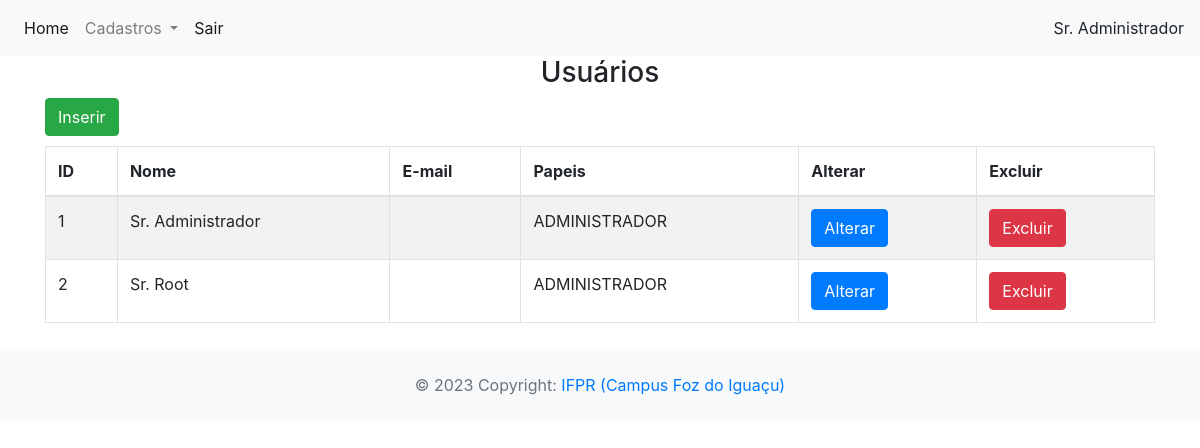
Screenshot of /crud_connectxpert/app/controller/UsuarioController.php?action=list (signed in) with the database file from the repository.
### tables this page shows
CREATE TABLE `usuario` (
  `id_usuario` int(11) NOT NULL,
  `nome_usuario` varchar(70) NOT NULL,
  `login` varchar(15) NOT NULL,
  `senha` varchar(15) NOT NULL,
  `papeis` varchar(255) NOT NULL,
  `situacao` enum('disponivel','indisponivel') NOT NULL,
  `email` varchar(50) NOT NULL
);

### crud_connectxpert/app/controller/UsuarioController.php (called while the page is built, shortened)
<?php
require_once(__DIR__ . "/../dao/UsuarioDAO.php");
require_once(__DIR__ . "/../service/UsuarioService.php");
require_once(__DIR__ . "/../model/Usuario.php");
class UsuarioController extends Controller {
    private UsuarioDAO $usuarioDao;
    public function __construct() {
        $this->usuarioDao = new UsuarioDAO();
        $this->handleAction();
    }
    protected function list(string $msgErro = "", string $msgSucesso = "") {
        $usuarios = $this->usuarioDao->list();
        $dados["lista"] = $usuarios;
        $this->loadView("usuario/list.php", $dados,  $msgErro, $msgSucesso);
    }
}
$usuCont = new UsuarioController();

### crud_connectxpert/app/model/Usuario.php (called while the page is built, shortened)
<?php
class Usuario {
    private $id;
    private $nome;
    private $papeis;
    public function getId()
    {
        return $this->id;
    }
    public function setId($id)
    {
        $this->id = $id;
        return $this;
    }
    public function getNome()
    {
        return $this->nome;
    }
    public function setNome($nome)
    {
        $this->nome = $nome;
        return $this;
    }
    public function setPapeis($papeis)
    {
        $this->papeis = $papeis;
        return $this;
    }
    public function getPapeisStr() {
        return str_replace(UsuarioPapel::$SEPARADOR, ", ", $this->papeis);
    }
}

### crud_connectxpert/app/dao/UsuarioDAO.php (called while the page is built, shortened)
<?php
include_once(__DIR__ . "/../model/Usuario.php");
class UsuarioDAO {
    public function list() {
        $conn = Connection::getConn();
        $sql = "SELECT * FROM usuario u ORDER BY u.nome_usuario";
        $stm = $conn->prepare($sql);
        $stm->execute();
        $result = $stm->fetchAll();
        return $this->mapUsuarios($result);
    }
    private function mapUsuarios($result) {
        $usuarios = array();
        foreach ($result as $reg) {
            $usuario = new Usuario();
            $usuario->setId($reg['id_usuario']);
            $usuario->setNome($reg['nome_usuario']);
            $usuario->setLogin($reg['login']);
            $usuario->setSenha($reg['senha']);
            $usuario->setPapeis($reg['papeis']);
            array_push($usuarios, $usuario);
        }
        return $usuarios;
    }
}

### crud_connectxpert/app/view/usuario/list.php (the view, shortened to what this page needs)
<?php
require_once(__DIR__ . "/../include/header.php");
require_once(__DIR__ . "/../include/menu.php");
?>
<h3 class="text-center">Usuários</h3>
<div class="container">
    <div class="row">
        <div class="col-3">
            <a class="btn btn-success"
                href="<?= BASEURL ?>/controller/UsuarioController.php?action=create">
                Inserir</a>
        </div>
        <div class="col-9">
        </div>
    </div>
    <div class="row" style="margin-top: 10px;">
        <div class="col-12">
            <table id="tabUsuarios" class='table table-striped table-bordered'>
                <thead>
                    <tr>
                        <th>ID</th>
                        <th>Nome</th>
                        <th>E-mail</th>
                        <th>Papeis</th>
                        <th>Alterar</th>
                        <th>Excluir</th>
                    </tr>
                </thead>
                <tbody>
                    <?php foreach($dados['lista'] as $usu): ?>
                        <tr>
                            <td><?php echo $usu->getId(); ?></td>
                            <td><?= $usu->getNome(); ?></td>
                            <td><?= $usu->getEmail(); ?></td>
                            <td><?= $usu->getPapeisStr(); ?></td>
                            <td><a class="btn btn-primary"
                                href="<?= BASEURL ?>/controller/UsuarioController.php?action=edit&id=<?= $usu->getId() ?>">
                                Alterar</a>
                            </td>
                            <td><a class="btn btn-danger"
                                onclick="return confirm('Confirma a exclusão do usuário?');"
                                href="<?= BASEURL ?>/controller/UsuarioController.php?action=delete&id=<?= $usu->getId() ?>">
                                Excluir</a>
                            </td>
                        </tr>
                    <?php endforeach; ?>
                </tbody>
            </table>
        </div>
    </div>
</div>
<?php
require_once(__DIR__ . "/../include/footer.php");
?>

### rows the page displays
usuario: id_usuario "1", nome_usuario "Sr. Administrador", papeis "ADMINISTRADOR"
usuario: id_usuario "2", nome_usuario "Sr. Root", papeis "ADMINISTRADOR"

### other values shown
$nome "Sr. Administrador"
